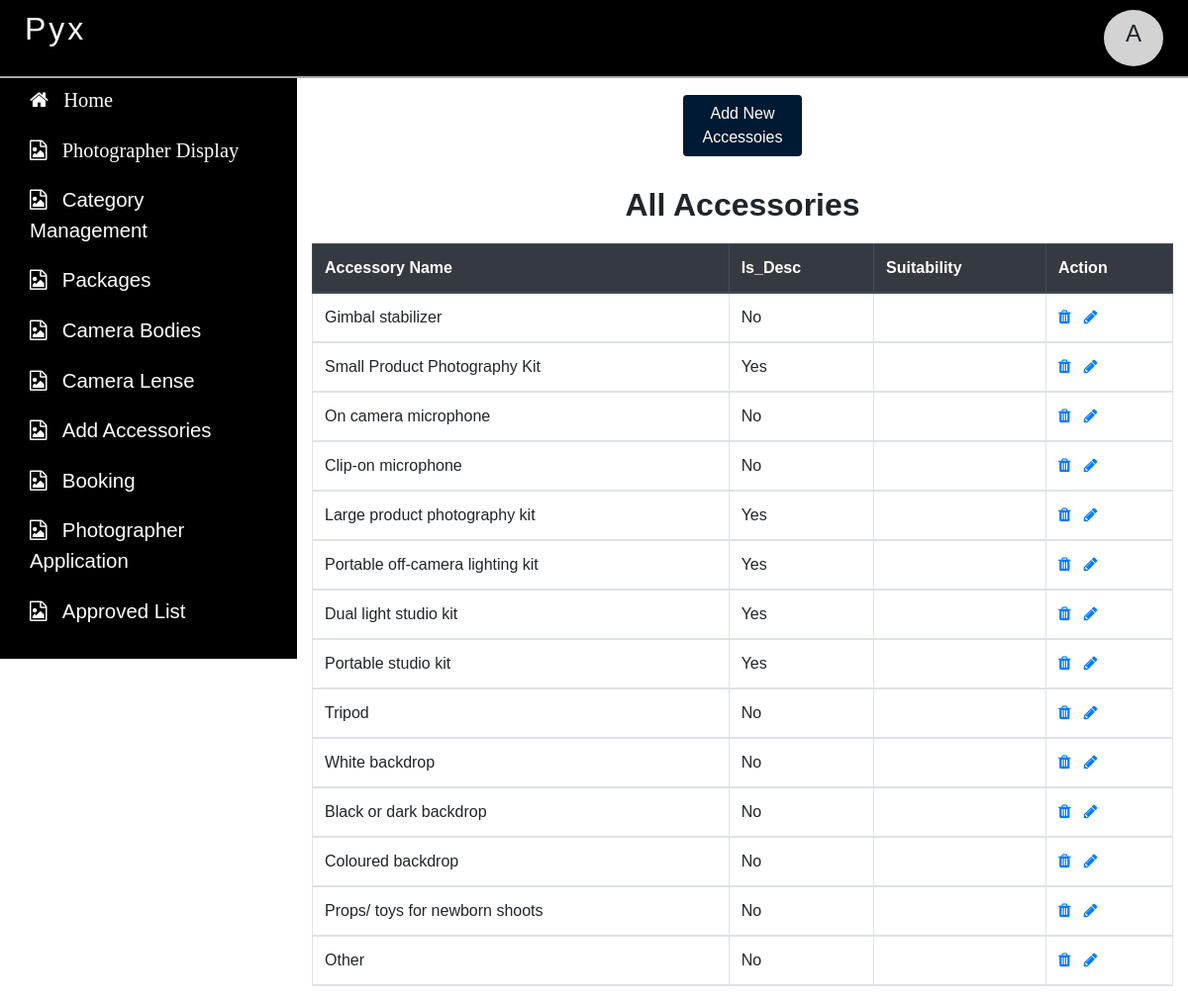
/dashboard/accessories.php (signed in), run on the app's committed database.
### tables this page shows
CREATE TABLE `accessories` (
  `accessory_id` bigint(20) NOT NULL,
  `accessory` mediumtext NOT NULL,
  `is_desc` varchar(255) NOT NULL,
  `description` longtext NOT NULL,
  `suitability` longtext NOT NULL
);

### dashboard/accessories.php (the view, shortened to what this page needs)
<?php include('connection.php');
  if(isset($_SESSION['email']))
  {
?>
<!DOCTYPE html>
<html>
<head>
	<?php include('link.php');?>
</head>
<body style='font-family: proxima-nova, sans-serif;'>
<div class="container-fluid fixed-top">
	<div class="row" style="padding:0px">
		 	<?php include('topbar.php');?>
    </div>
</div>
<div class="container-fluid">
		<div class="row">
		     <?php include('sidebar.php'); ?>
		<div class="col-xs-12 col-sm-12 col-md-9 col-lg-9" id="maincontent">
			<div class="row justify-content-md-center" style="margin-top:10px">
				<div class="col-sm-2">
					<button type="button" class="btn" data-target="#exampleModal" data-toggle='modal'>Add New Accessoies</button>
				</div>
			</div>
			<div class="row" style="margin-top:30px">
				<div class="col-sm-12">
					<h2 style="text-align:center;font-weight: bold;margin-bottom:20px">All Accessories</h2>
				</div>
				<div class="col-sm-12">
					<table class="table table-hover table-bordered">
            		<thead class="thead-dark">
 	                  <tr>
                        <th scope="col">Accessory Name</th>
                        <th scope="col">Is_Desc</th>
                        <th scopee="col">Suitability</th>
                        <th scope="col">Action</th>
  	                 </tr>
  	                <tboady>
  	                	<?php
  	                	$sql="select * from accessories";
  	                	$re=mysqli_query($conn,$sql);
  	                	while($row=mysqli_fetch_assoc($re))
  	                	{
  	                		echo "<tr>
  	                		         <td>".$row['accessory']."</td>
  	                		         <td>".$row['is_desc']."</td>
  	                		         <td>".$row['suitability']."</td>
  	                		         <td> <a href='accessories.php?delid=".$row['accessory_id']."'><i class='fa fa-trash'></i></a>&nbsp;&nbsp;
									       <a href='#' data-target='#editModal".$row['accessory_id']."' data-toggle='modal'><i class='fa fa-pencil'></i></a></td>
  	                		      </tr>";?>
          <?php	}
  	                	?>
  	                </tboady>
                    </thead>
            	</table>
				</div>
			</div>
		</div>
	    </div>
</div>
</body>
</html>
<?php }
else {
	echo "<script>alert('Please login First');
                  window.location='index.php';</script>";
}?>

### dashboard/style.css (style rules this page uses)
body { font-family: proxima-nova, sans-serif; }
.btn { background-color:#001a33;color:white; }
#maincontent { margin-top:76px;padding-top:10px; }

### data on the page
accessories: accessory "Gimbal stabilizer", is_desc "No"
accessories: accessory "Small Product Photography Kit", is_desc "Yes"
accessories: accessory "On camera microphone", is_desc "No"
accessories: accessory "Clip-on microphone", is_desc "No"
accessories: accessory "Large product photography kit", is_desc "Yes"
accessories: accessory "Portable off-camera lighting kit", is_desc "Yes"
accessories: accessory "Dual light studio kit", is_desc "Yes"
accessories: accessory "Portable studio kit", is_desc "Yes"
accessories: accessory "Tripod", is_desc "No"
accessories: accessory "White backdrop", is_desc "No"
accessories: accessory "Black or dark backdrop", is_desc "No"
accessories: accessory "Coloured backdrop", is_desc "No"
accessories: accessory "Props/ toys for newborn shoots", is_desc "No"
accessories: accessory "Other", is_desc "No"

### other printed values
$_SESSION['email'][0] "A"
